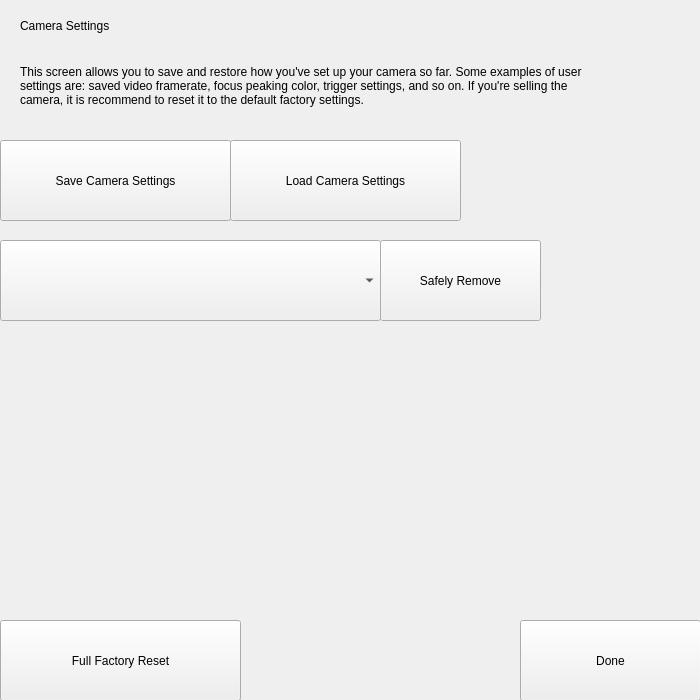
<?xml version="1.0" encoding="UTF-8"?>
<ui version="4.0">
 <class>UserSettings</class>
 <widget class="QWidget" name="UserSettings">
  <property name="geometry">
   <rect>
    <x>0</x>
    <y>0</y>
    <width>700</width>
    <height>700</height>
   </rect>
  </property>
  <property name="windowTitle">
   <string notr="true">User Settings</string>
  </property>
  <widget class="Backdrop" name="backdrop">
   <property name="geometry">
    <rect>
     <x>0</x>
     <y>0</y>
     <width>700</width>
     <height>700</height>
    </rect>
   </property>
  </widget>
  <widget class="HeaderLabel" name="headerlabel">
   <property name="geometry">
    <rect>
     <x>20</x>
     <y>10</y>
     <width>241</width>
     <height>31</height>
    </rect>
   </property>
   <property name="text">
    <string>Camera Settings</string>
   </property>
  </widget>
  <widget class="Label" name="label">
   <property name="geometry">
    <rect>
     <x>20</x>
     <y>40</y>
     <width>571</width>
     <height>91</height>
    </rect>
   </property>
   <property name="text">
    <string>This screen allows you to save and restore how you've set up your camera so far. Some examples of user settings are: saved video framerate, focus peaking color, trigger settings, and so on. If you're selling the camera, it is recommend to reset it to the default factory settings.</string>
   </property>
   <property name="wordWrap">
    <bool>true</bool>
   </property>
  </widget>
  <widget class="Button" name="uiSaveSettings">
   <property name="geometry">
    <rect>
     <x>0</x>
     <y>140</y>
     <width>231</width>
     <height>81</height>
    </rect>
   </property>
   <property name="text">
    <string>Save Camera Settings</string>
   </property>
   <property name="clickMarginRight" stdset="0">
    <enum>Button::half</enum>
   </property>
  </widget>
  <widget class="Button" name="uiLoadSettings">
   <property name="geometry">
    <rect>
     <x>230</x>
     <y>140</y>
     <width>231</width>
     <height>81</height>
    </rect>
   </property>
   <property name="text">
    <string>Load Camera Settings</string>
   </property>
   <property name="clickMarginLeft" stdset="0">
    <enum>Button::half</enum>
   </property>
  </widget>
  <widget class="Button" name="uiFactoryReset">
   <property name="geometry">
    <rect>
     <x>0</x>
     <y>620</y>
     <width>241</width>
     <height>81</height>
    </rect>
   </property>
   <property name="text">
    <string>Full Factory Reset</string>
   </property>
  </widget>
  <widget class="Button" name="button_4">
   <property name="geometry">
    <rect>
     <x>380</x>
     <y>240</y>
     <width>161</width>
     <height>81</height>
    </rect>
   </property>
   <property name="text">
    <string>Safely Remove</string>
   </property>
   <property name="clickMarginLeft" stdset="0">
    <enum>Button::none</enum>
   </property>
  </widget>
  <widget class="Button" name="uiDone">
   <property name="geometry">
    <rect>
     <x>520</x>
     <y>620</y>
     <width>181</width>
     <height>81</height>
    </rect>
   </property>
   <property name="text">
    <string>Done</string>
   </property>
  </widget>
  <widget class="FeedbackLabel" name="uiLoadCalDataError">
   <property name="geometry">
    <rect>
     <x>240</x>
     <y>200</y>
     <width>551</width>
     <height>41</height>
    </rect>
   </property>
   <property name="alignment">
    <set>Qt::AlignLeading|Qt::AlignLeft|Qt::AlignTop</set>
   </property>
  </widget>
  <widget class="FeedbackLabel" name="uiSaveCalDataError">
   <property name="geometry">
    <rect>
     <x>20</x>
     <y>200</y>
     <width>771</width>
     <height>41</height>
    </rect>
   </property>
   <property name="alignment">
    <set>Qt::AlignLeading|Qt::AlignLeft|Qt::AlignTop</set>
   </property>
  </widget>
  <widget class="Subheader" name="subheader">
   <property name="geometry">
    <rect>
     <x>20</x>
     <y>240</y>
     <width>681</width>
     <height>21</height>
    </rect>
   </property>
   <property name="text">
    <string>Save Location</string>
   </property>
  </widget>
  <widget class="StorageMediaSelect" name="uiMediaSelect">
   <property name="geometry">
    <rect>
     <x>0</x>
     <y>240</y>
     <width>381</width>
     <height>81</height>
    </rect>
   </property>
  </widget>
  <widget class="FeedbackLabel" name="uiFactoryResetError">
   <property name="geometry">
    <rect>
     <x>20</x>
     <y>680</y>
     <width>271</width>
     <height>18</height>
    </rect>
   </property>
   <property name="alignment">
    <set>Qt::AlignLeading|Qt::AlignLeft|Qt::AlignTop</set>
   </property>
  </widget>
  <zorder>backdrop</zorder>
  <zorder>headerlabel</zorder>
  <zorder>label</zorder>
  <zorder>uiSaveSettings</zorder>
  <zorder>uiLoadSettings</zorder>
  <zorder>uiFactoryReset</zorder>
  <zorder>button_4</zorder>
  <zorder>uiDone</zorder>
  <zorder>uiSaveCalDataError</zorder>
  <zorder>subheader</zorder>
  <zorder>uiLoadCalDataError</zorder>
  <zorder>uiMediaSelect</zorder>
  <zorder>uiFactoryResetError</zorder>
 </widget>
 <customwidgets>
  <customwidget>
   <class>Backdrop</class>
   <extends>QLabel</extends>
   <header>backdrop</header>
  </customwidget>
  <customwidget>
   <class>Button</class>
   <extends>QPushButton</extends>
   <header>button</header>
  </customwidget>
  <customwidget>
   <class>ComboBox</class>
   <extends>QComboBox</extends>
   <header>combo_box</header>
  </customwidget>
  <customwidget>
   <class>FeedbackLabel</class>
   <extends>QLabel</extends>
   <header>feedback_label</header>
  </customwidget>
  <customwidget>
   <class>HeaderLabel</class>
   <extends>QLabel</extends>
   <header>header_label</header>
  </customwidget>
  <customwidget>
   <class>Label</class>
   <extends>QLabel</extends>
   <header>label</header>
  </customwidget>
  <customwidget>
   <class>StorageMediaSelect</class>
   <extends>ComboBox</extends>
   <header>storage_media_select</header>
  </customwidget>
  <customwidget>
   <class>Subheader</class>
   <extends>QLabel</extends>
   <header>subheader</header>
  </customwidget>
 </customwidgets>
 <resources/>
 <connections/>
</ui>
